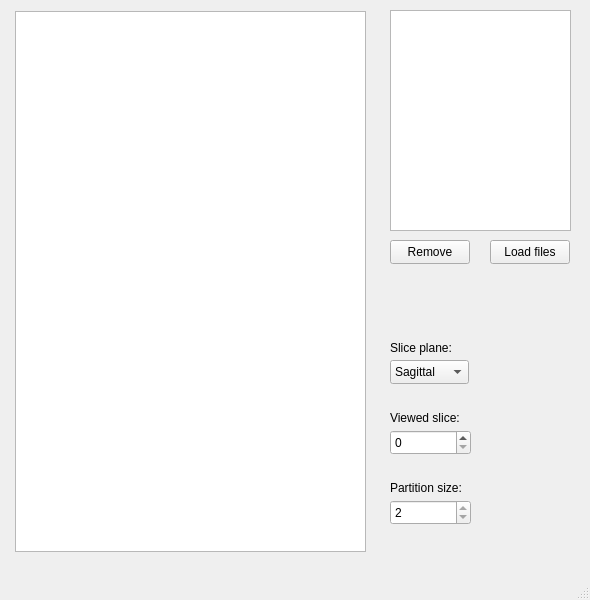
<?xml version="1.0" encoding="UTF-8"?>
<ui version="4.0">
 <class>MainWindow</class>
 <widget class="QMainWindow" name="MainWindow">
  <property name="geometry">
   <rect>
    <x>0</x>
    <y>0</y>
    <width>590</width>
    <height>600</height>
   </rect>
  </property>
  <property name="windowTitle">
   <string>MainWindow</string>
  </property>
  <widget class="QWidget" name="centralwidget">
   <widget class="QPushButton" name="fileLoadButton">
    <property name="geometry">
     <rect>
      <x>490</x>
      <y>240</y>
      <width>80</width>
      <height>24</height>
     </rect>
    </property>
    <property name="toolTip">
     <string>&lt;html&gt;&lt;head/&gt;&lt;body&gt;&lt;p&gt;Add scans to stitch&lt;/p&gt;&lt;/body&gt;&lt;/html&gt;</string>
    </property>
    <property name="text">
     <string>Load files</string>
    </property>
   </widget>
   <widget class="QSpinBox" name="sliceSpinBox">
    <property name="geometry">
     <rect>
      <x>390</x>
      <y>430</y>
      <width>81</width>
      <height>25</height>
     </rect>
    </property>
    <property name="toolTip">
     <string>&lt;html&gt;&lt;head/&gt;&lt;body&gt;&lt;p&gt;Viewed slice number&lt;/p&gt;&lt;/body&gt;&lt;/html&gt;</string>
    </property>
    <property name="maximum">
     <number>99</number>
    </property>
   </widget>
   <widget class="QLabel" name="sliceSpinLabel">
    <property name="geometry">
     <rect>
      <x>390</x>
      <y>410</y>
      <width>81</width>
      <height>16</height>
     </rect>
    </property>
    <property name="text">
     <string>Viewed slice:</string>
    </property>
   </widget>
   <widget class="QSpinBox" name="partitionSpinBox">
    <property name="geometry">
     <rect>
      <x>390</x>
      <y>500</y>
      <width>81</width>
      <height>25</height>
     </rect>
    </property>
    <property name="toolTip">
     <string>&lt;html&gt;&lt;head/&gt;&lt;body&gt;&lt;p&gt;Number of stitched scans&lt;/p&gt;&lt;/body&gt;&lt;/html&gt;</string>
    </property>
    <property name="minimum">
     <number>2</number>
    </property>
    <property name="maximum">
     <number>2</number>
    </property>
   </widget>
   <widget class="QLabel" name="partitionSpinLabel">
    <property name="geometry">
     <rect>
      <x>390</x>
      <y>480</y>
      <width>91</width>
      <height>16</height>
     </rect>
    </property>
    <property name="text">
     <string>Partition size:</string>
    </property>
   </widget>
   <widget class="QComboBox" name="slicePlaneBox">
    <property name="geometry">
     <rect>
      <x>390</x>
      <y>360</y>
      <width>79</width>
      <height>24</height>
     </rect>
    </property>
    <item>
     <property name="text">
      <string>Sagittal</string>
     </property>
    </item>
    <item>
     <property name="text">
      <string>Coronal</string>
     </property>
    </item>
    <item>
     <property name="text">
      <string>Transverse</string>
     </property>
    </item>
   </widget>
   <widget class="QLabel" name="label">
    <property name="geometry">
     <rect>
      <x>390</x>
      <y>340</y>
      <width>71</width>
      <height>16</height>
     </rect>
    </property>
    <property name="text">
     <string>Slice plane:</string>
    </property>
   </widget>
   <widget class="QListWidget" name="scansList">
    <property name="geometry">
     <rect>
      <x>390</x>
      <y>10</y>
      <width>181</width>
      <height>221</height>
     </rect>
    </property>
    <property name="dragEnabled">
     <bool>true</bool>
    </property>
    <property name="dragDropMode">
     <enum>QAbstractItemView::InternalMove</enum>
    </property>
   </widget>
   <widget class="QPushButton" name="pushButton">
    <property name="geometry">
     <rect>
      <x>390</x>
      <y>240</y>
      <width>80</width>
      <height>24</height>
     </rect>
    </property>
    <property name="toolTip">
     <string>&lt;html&gt;&lt;head/&gt;&lt;body&gt;&lt;p&gt;Remove scans to stitch&lt;/p&gt;&lt;/body&gt;&lt;/html&gt;</string>
    </property>
    <property name="text">
     <string>Remove</string>
    </property>
   </widget>
   <widget class="QGraphicsView" name="graphicsView">
    <property name="geometry">
     <rect>
      <x>15</x>
      <y>11</y>
      <width>351</width>
      <height>541</height>
     </rect>
    </property>
    <property name="transformationAnchor">
     <enum>QGraphicsView::AnchorUnderMouse</enum>
    </property>
   </widget>
  </widget>
  <widget class="QMenuBar" name="menubar">
   <property name="geometry">
    <rect>
     <x>0</x>
     <y>0</y>
     <width>590</width>
     <height>21</height>
    </rect>
   </property>
  </widget>
  <widget class="QStatusBar" name="statusbar"/>
 </widget>
 <resources/>
 <connections/>
</ui>
